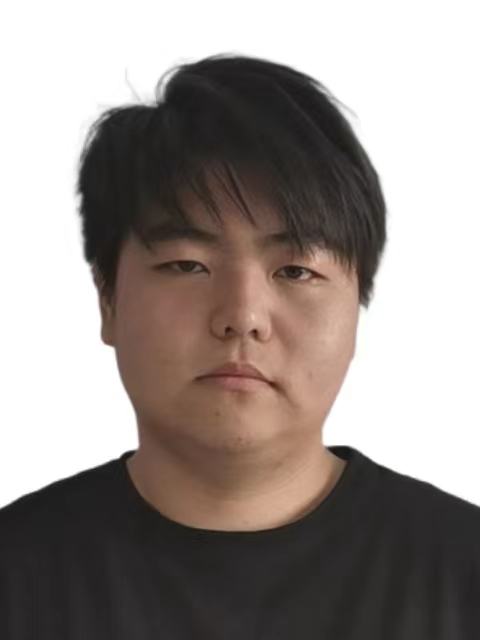
#> input picture 照片换底/白底照片.jpg, 480 x 640 px
$ python Swap_Blue.py
#> lines starting #> are read from the running program, lines starting #| are printed output that depends on the picture
from PIL import Image
import numpy as np


def image_to_matrix(image_path):
#> called with image_path = '白底照片.jpg'
    image = Image.open(image_path)
#> image is the input picture: PIL image 480x640 RGB; mean R, G, B 151.8, 143.6, 139.7
    image_array = np.array(image)
    return image_array


def matrix_to_image(matrix, output_path):
    image = Image.fromarray(matrix)
    image.save(output_path)


if __name__ == "__main__":
    image_path = "白底照片.jpg"  # 替换成实际的图像文件路径
    image_matrix = image_to_matrix(image_path)
    for i in np.arange(640):
        for j in np.arange(480):
            if image_matrix[i][j][0] > 180 and image_matrix[i][j][1] > 180 and image_matrix[i][j][2] > 180:
                image_matrix[i][j][0] = 50
                image_matrix[i][j][1] = 150
                image_matrix[i][j][2] = 255
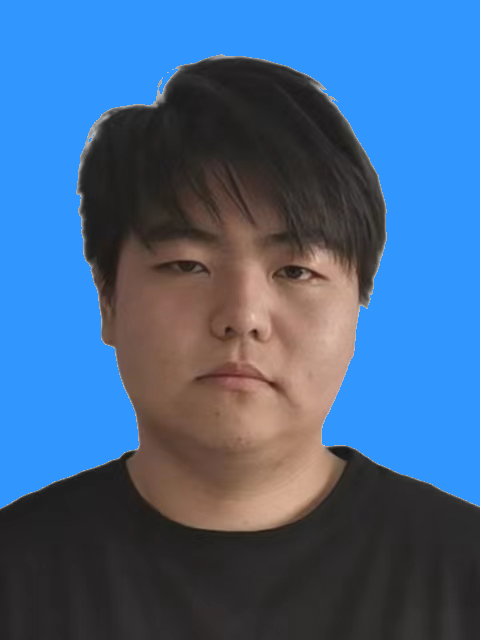
#> image_matrix: shape (640, 480, 3); mean R, G, B 67.6, 100.7, 140.2

    output_path = '蓝底照片.jpg'
    matrix_to_image(image_matrix, output_path)

    print("照片换底成功！！！")
